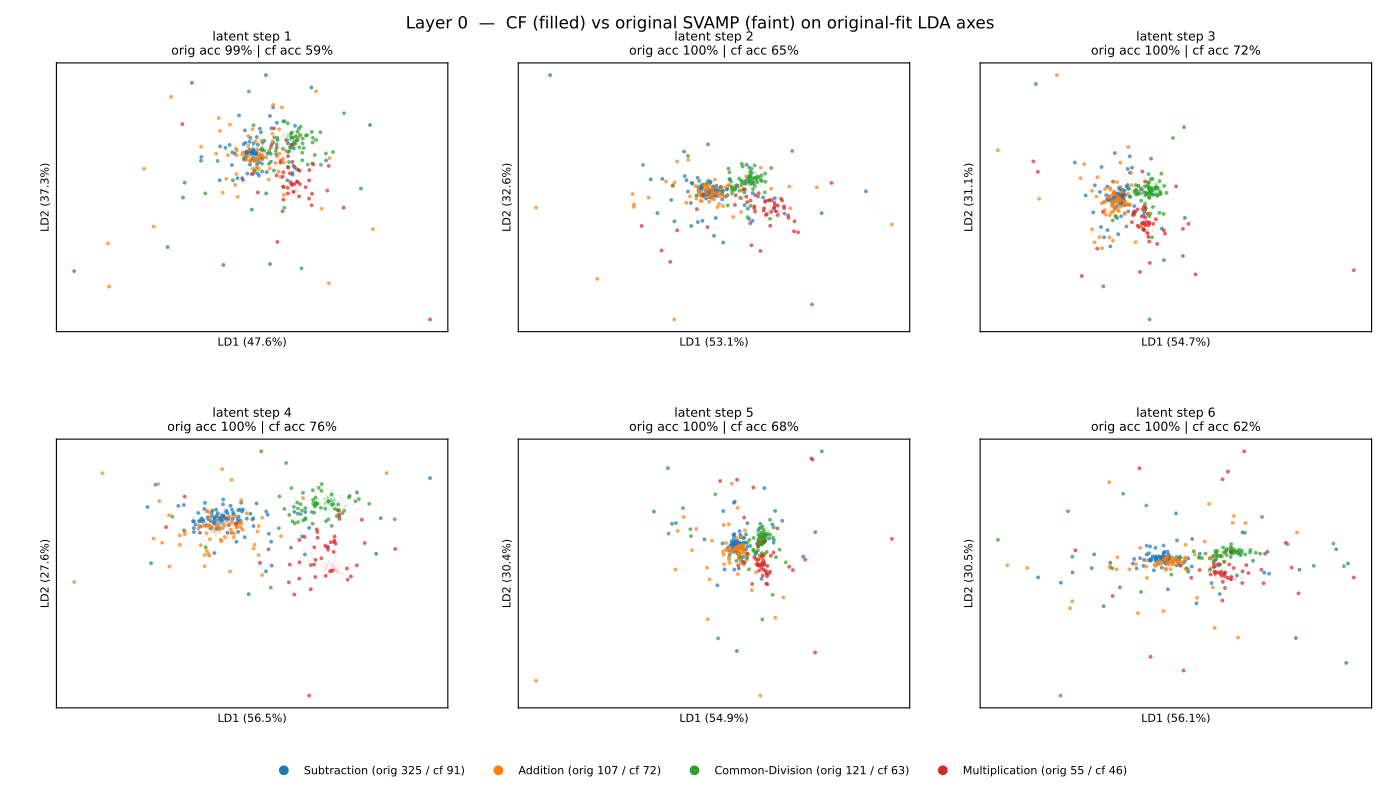

This figure's Python source:
"""Project magnitude-matched counterfactual activations onto the LDA operator
axes that were fit on the original SVAMP activations. If operator clusters
survive, the LDA direction is genuinely operator-coding (not magnitude in
disguise). If clusters collapse, the original LDA was magnitude.

Slideshow: per (layer × latent step), one subplot showing
  - original SVAMP points (small gray, operator-colored borders) — reference
  - CF points (filled, operator-colored, opaque) — held-out projection
On the same LDA axes (fit on original).

Layout: 17 slides, one per layer, 6 latent-step subplots each.

Reports a per-(layer, latent-step) operator-classification accuracy on the CF
projection (using the LDA classifier fit on original) so we can quantify how
well the operator direction generalizes.
"""

from __future__ import annotations

import json
from collections import Counter
from pathlib import Path

import matplotlib.pyplot as plt
import numpy as np
import torch
from datasets import concatenate_datasets, load_dataset
from matplotlib.backends.backend_pdf import PdfPages
from matplotlib.lines import Line2D
from sklearn.discriminant_analysis import LinearDiscriminantAnalysis


REPO = Path(__file__).resolve().parent.parent.parent
ORIG_ACTS = REPO / "inference" / "runs" / "svamp_student" / "activations.pt"
CF_ACTS = REPO / "inference" / "runs" / "cf_balanced_student" / "activations.pt"
CF_DATA = REPO.parent / "cf-datasets" / "cf_balanced.json"
OUT_PDF = REPO / "visualizations-student-correct" / "sc-v1" / "cf_lda_compare.pdf"
OUT_STATS = REPO / "visualizations-student-correct" / "sc-v1" / "cf_lda_stats.json"

PROBLEM_TYPE_COLORS = {
    "Subtraction": "#1f77b4",
    "Addition": "#ff7f0e",
    "Common-Division": "#2ca02c",
    "Multiplication": "#d62728",
}


def load_orig_problem_types() -> np.ndarray:
    ds = load_dataset("ChilleD/SVAMP")
    full = concatenate_datasets([ds["train"], ds["test"]])
    types = [t.replace("Common-Divison", "Common-Division") for t in full["Type"]]
    return np.array(types)


def load_cf_metadata() -> tuple[np.ndarray, np.ndarray]:
    rows = json.load(open(CF_DATA))
    types = np.array([r["type"] for r in rows])
    bucket = np.array([r["output_bucket"] for r in rows])
    return types, bucket


def load_acts(path: Path) -> np.ndarray:
    t = torch.load(path, map_location="cpu", weights_only=True)
    return t.float().numpy()  # (N, S, L, H)


def main():
    print("loading metadata + activations")
    orig_types = load_orig_problem_types()
    cf_types, cf_bucket = load_cf_metadata()
    orig = load_acts(ORIG_ACTS)
    cf = load_acts(CF_ACTS)

    # Filter both to student-correct (each on its own student results).
    orig_results = json.load(open(REPO / "inference/runs/svamp_student/results.json"))
    orig_mask = np.array([r["correct"] for r in orig_results], dtype=bool)
    print(f"filter orig to student-correct: {int(orig_mask.sum())}/{len(orig_mask)}")
    orig = orig[orig_mask]
    orig_types = orig_types[orig_mask]

    cf_results = json.load(open(REPO / "inference/runs/cf_balanced_student/results.json"))
    cf_mask = np.array([r["correct"] for r in cf_results], dtype=bool)
    print(f"filter cf to student-correct:   {int(cf_mask.sum())}/{len(cf_mask)}")
    cf = cf[cf_mask]
    cf_types = cf_types[cf_mask]
    cf_bucket = cf_bucket[cf_mask]

    print(f"  orig: {orig.shape}  cf: {cf.shape}")
    print(f"  cf type counts:   {dict(Counter(cf_types))}")
    print(f"  cf bucket counts: {dict(Counter(cf_bucket))}")

    L = orig.shape[2]
    S = orig.shape[1]

    # Fit LDA on each (layer, latent_step) using ORIGINAL SVAMP, transform both.
    proj_orig = np.empty((L, S, orig.shape[0], 2), dtype=np.float32)
    proj_cf = np.empty((L, S, cf.shape[0], 2), dtype=np.float32)
    var_ratio = np.empty((L, S, 2), dtype=np.float32)
    cf_acc = np.empty((L, S), dtype=np.float32)
    orig_acc = np.empty((L, S), dtype=np.float32)
    print(f"fitting {L*S} LDAs on original SVAMP, projecting CF, scoring")
    for layer in range(L):
        for step in range(S):
            X_orig = orig[:, step, layer, :]
            X_cf = cf[:, step, layer, :]
            lda = LinearDiscriminantAnalysis(n_components=2, solver="svd")
            lda.fit(X_orig, orig_types)
            proj_orig[layer, step] = lda.transform(X_orig)[:, :2]
            proj_cf[layer, step] = lda.transform(X_cf)[:, :2]
            var_ratio[layer, step] = lda.explained_variance_ratio_[:2]
            orig_acc[layer, step] = (lda.predict(X_orig) == orig_types).mean()
            cf_acc[layer, step] = (lda.predict(X_cf) == cf_types).mean()
        print(f"  layer {layer}/{L-1}  cf-acc(step1..6)={cf_acc[layer]}", flush=True)

    print("\nrendering slideshow")
    OUT_PDF.parent.mkdir(parents=True, exist_ok=True)
    with PdfPages(OUT_PDF) as pdf:
        for layer in range(L):
            fig, axes = plt.subplots(2, 3, figsize=(14, 7.875))
            fig.suptitle(
                f"Layer {layer}  —  CF (filled) vs original SVAMP (faint) on "
                f"original-fit LDA axes",
                fontsize=12,
            )
            legend_proxies = []
            for s, ax in enumerate(axes.ravel()):
                if s >= S:
                    ax.axis("off")
                    continue
                # Original (faint background)
                for cls, color in PROBLEM_TYPE_COLORS.items():
                    m = orig_types == cls
                    ax.scatter(
                        proj_orig[layer, s, m, 0], proj_orig[layer, s, m, 1],
                        s=3, c=color, alpha=0.12, linewidths=0,
                    )
                # Counterfactual (foreground)
                for cls, color in PROBLEM_TYPE_COLORS.items():
                    m = cf_types == cls
                    ax.scatter(
                        proj_cf[layer, s, m, 0], proj_cf[layer, s, m, 1],
                        s=8, c=color, alpha=0.7, linewidths=0,
                    )
                if s == 0 and not legend_proxies:
                    for cls, color in PROBLEM_TYPE_COLORS.items():
                        n_orig = (orig_types == cls).sum()
                        n_cf = (cf_types == cls).sum()
                        legend_proxies.append(
                            Line2D([0], [0], marker="o", linestyle="",
                                   color=color, label=f"{cls} (orig {n_orig} / cf {n_cf})")
                        )
                ax.set_title(
                    f"latent step {s+1}\n"
                    f"orig acc {orig_acc[layer, s]*100:.0f}% | cf acc {cf_acc[layer, s]*100:.0f}%",
                    fontsize=9,
                )
                ax.set_xticks([])
                ax.set_yticks([])
                ax.set_xlabel(f"LD1 ({var_ratio[layer, s, 0]*100:.1f}%)", fontsize=8)
                ax.set_ylabel(f"LD2 ({var_ratio[layer, s, 1]*100:.1f}%)", fontsize=8)

            if legend_proxies:
                fig.legend(handles=legend_proxies, loc="lower center",
                           ncol=len(legend_proxies), fontsize=8, frameon=False,
                           bbox_to_anchor=(0.5, 0.0))
            fig.subplots_adjust(top=0.92, bottom=0.10, left=0.04, right=0.98,
                                wspace=0.18, hspace=0.4)
            pdf.savefig(fig, dpi=140)
            plt.close(fig)

    # Save accuracies
    stats = {
        "orig_acc": orig_acc.tolist(),
        "cf_acc": cf_acc.tolist(),
        "var_ratio": var_ratio.tolist(),
        "shape": {"layers_plus_emb": L, "latent_steps": S},
    }
    OUT_STATS.write_text(json.dumps(stats, indent=2))
    print(f"\nclassifier accuracy (trained on orig SVAMP, applied to held-out CF):")
    print("layer | step1   step2   step3   step4   step5   step6  | mean")
    for layer in range(L):
        row = "  ".join(f"{cf_acc[layer, s]*100:5.1f}%" for s in range(S))
        print(f" {layer:>4d} | {row}  | {cf_acc[layer].mean()*100:5.1f}%")
    chance = max(Counter(orig_types).values()) / len(orig_types)
    print(f"\nmajority-class baseline: {chance*100:.1f}%")
    print(f"saved -> {OUT_PDF}  +  {OUT_STATS}")


if __name__ == "__main__":
    main()
